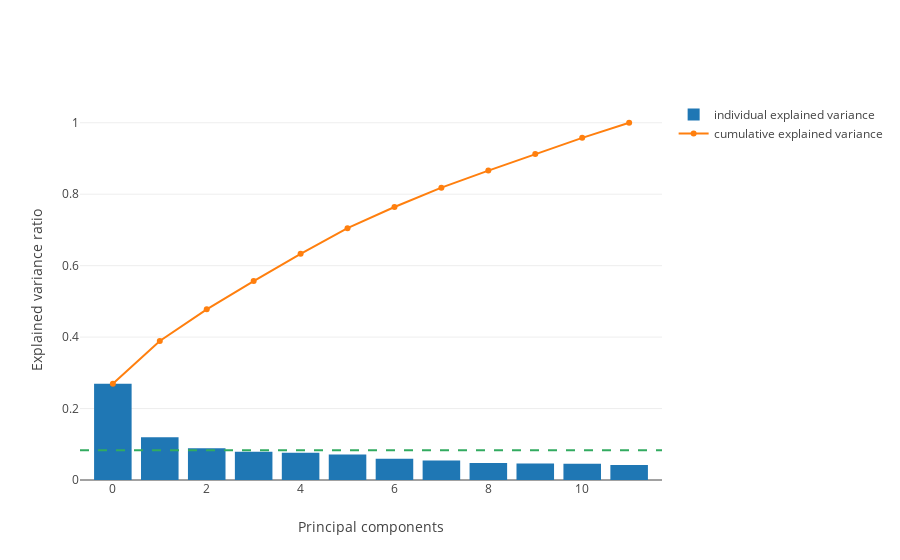

Source (notebook cell):
### Markdown cell above
### Explained variance

How much of the variance in the data is explained by each successive component?

### Code cell
plot_explained_variance(pca)

### Figure 1 — Plotly figure (JSON) as saved in the notebook; plotly's stock layout.template omitted (floating-point values rounded to 4 significant figures)
{"data": [{"name": "individual explained variance", "type": "bar", "y": [0.2697, 0.1193, 0.08861, 0.07911, 0.07648, 0.0716, 0.05924, 0.05425, 0.04774, 0.04629, 0.04535, 0.0423]}, {"name": "cumulative explained variance", "type": "scatter", "y": [0.2697, 0.389, 0.4776, 0.5567, 0.6332, 0.7048, 0.7641, 0.8183, 0.8661, 0.9123, 0.9577, 1]}], "layout": {"shapes": [{"line": {"color": "rgb(50, 171, 96)", "dash": "dash", "width": 2}, "type": "line", "x0": 0, "x1": 1, "xref": "paper", "y0": 0.08333, "y1": 0.08333}], "xaxis": {"title": "Principal components"}, "yaxis": {"title": "Explained variance ratio"}}}
